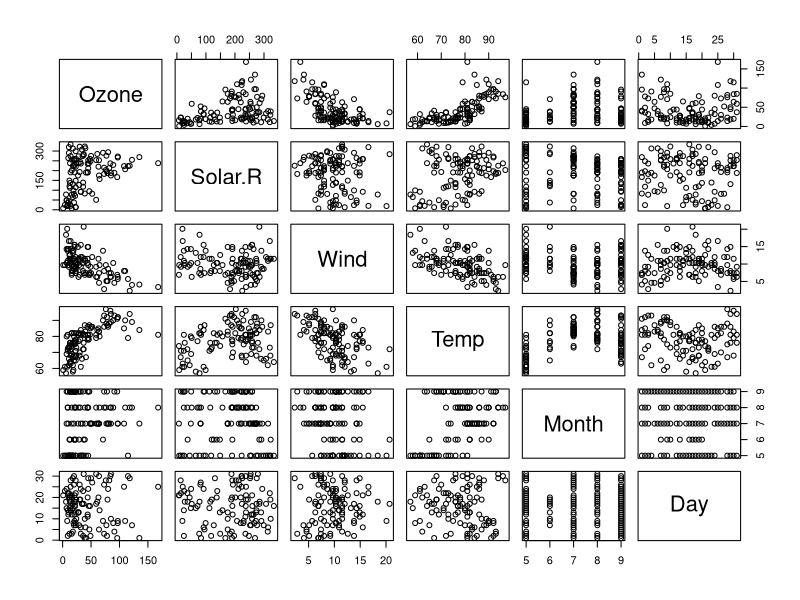
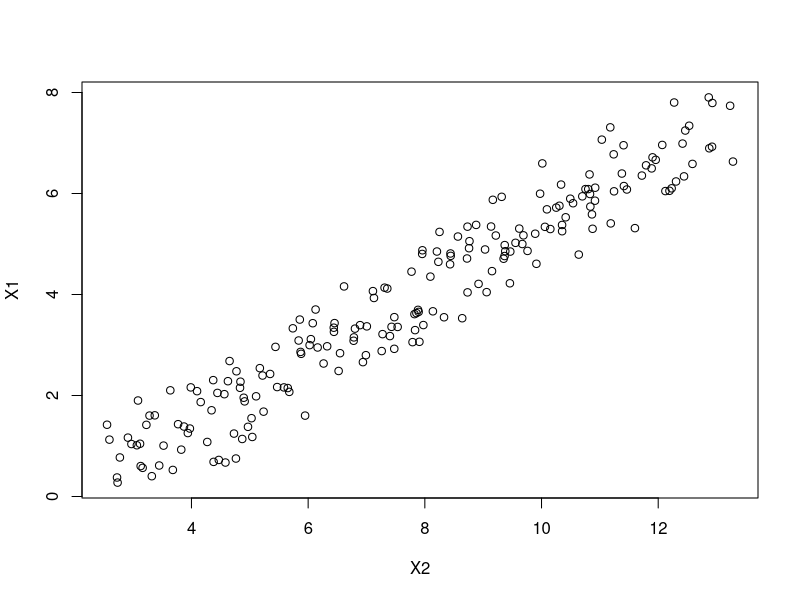
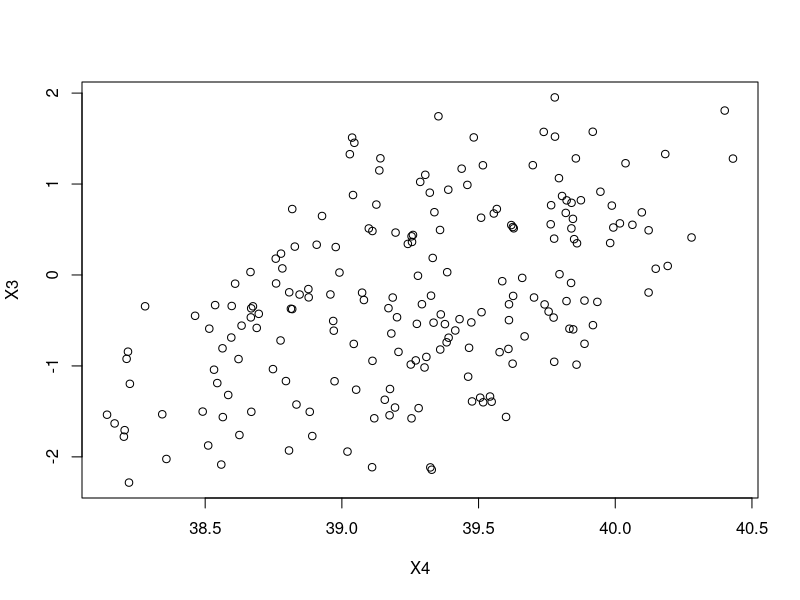
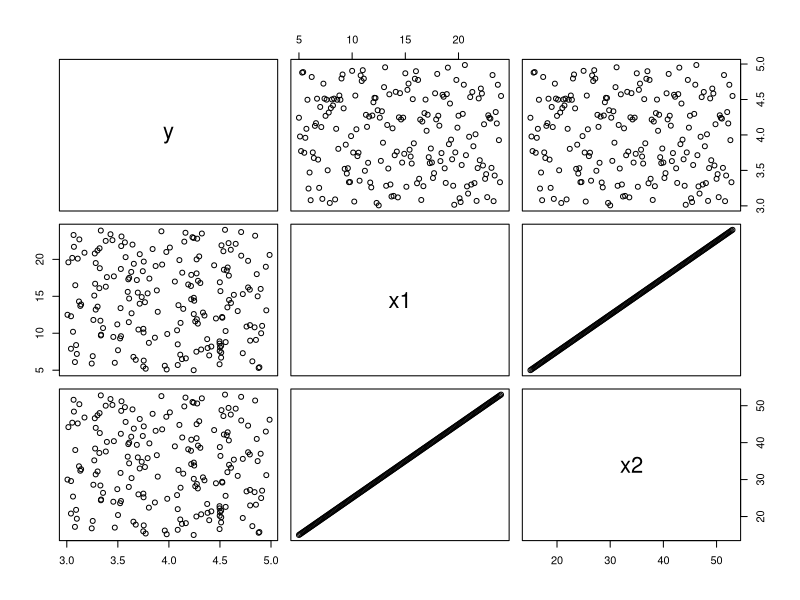
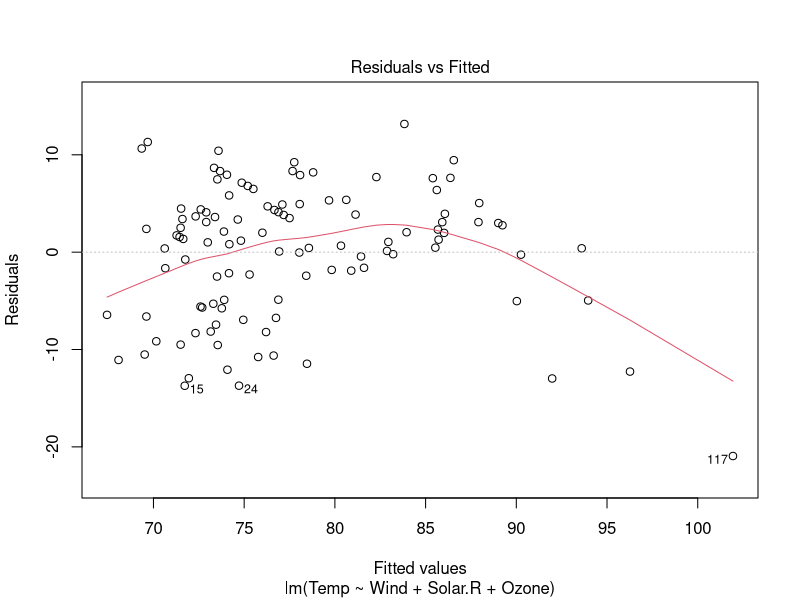
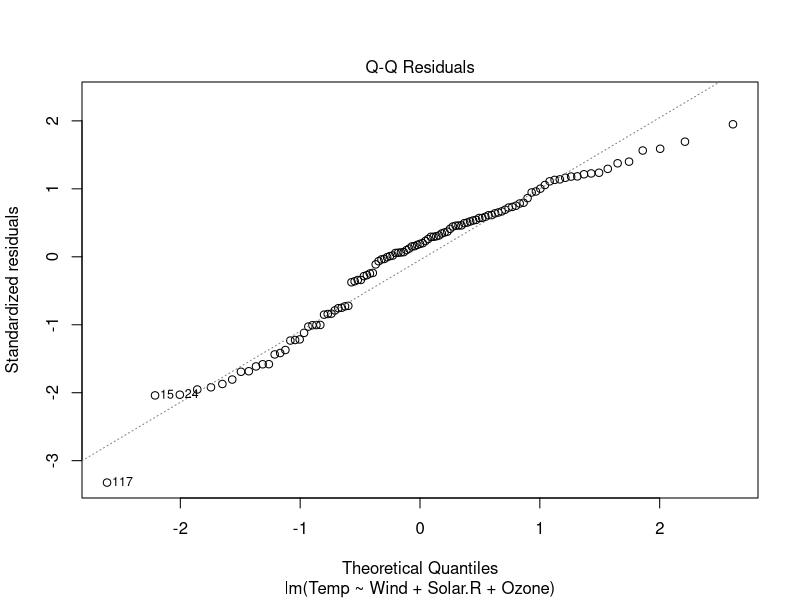
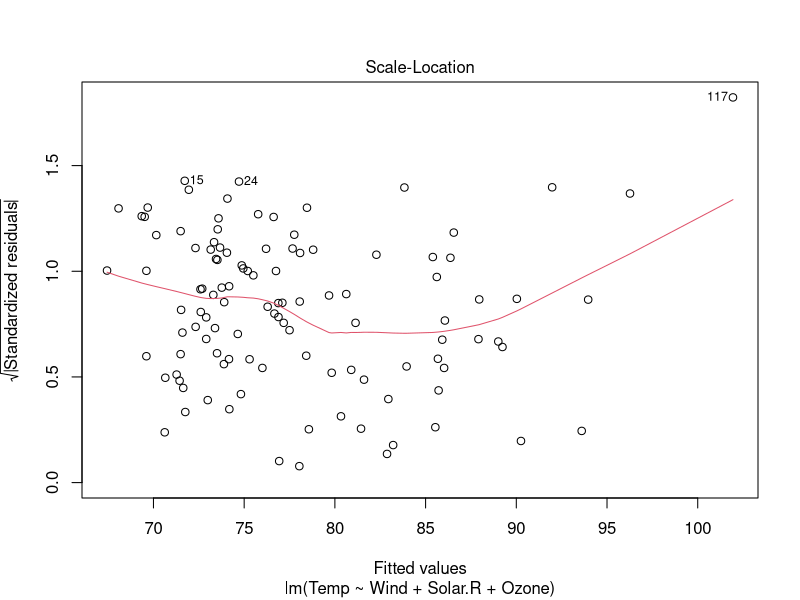
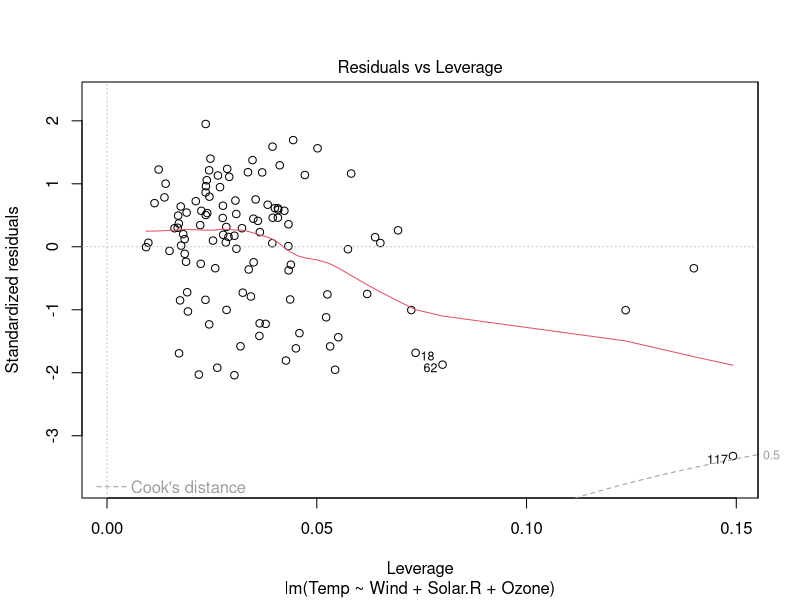

Source code (R) for these figures, in order:
data("airquality")
head(airquality, 15)
library(dplyr)
airquality = airquality %>%
  subset(is.na(Solar.R)==FALSE & is.na(Ozone)==FALSE)
pairs(airquality)
cor(airquality)
Y = seq(from=0, to=20, by=0.1)
X1 = (Y-2)/3 + runif(length(Y), min=0.5, max=2)
X2 = (Y+3)/2 + runif(length(Y), min=0.5, max=2)
df = as.data.frame(cbind(Y, X1, X2))
summary(lm(Y~X1, data=df))    
summary(lm(Y~X2, data=df))
summary(lm(Y~X1+X2, data=df))
plot(X1~X2)
cor(X1, X2)
#Exercise 1
Y2 = seq(from=0, to=20, by=0.1)
X3 = (Y2-20)/7 + runif(length(Y), min=0.5, max=2)
X4 = (Y2+750)/20 + runif(length(Y), min=0.5, max=2)
df = as.data.frame(cbind(Y2, X3, X4))
summary(lm(Y2~X3, data=df))    
summary(lm(Y2~X4, data=df))
summary(lm(Y2~X3+X4, data=df))
plot(X3~X4)
cor(X3, X4)
# cor- 0.457- I know my numbers are kind of crazy. I wanted a crazy change in the correlation
#so I just kept increasing numbers until I got what I wanted. 
# the lm output still looks vaguely normally distributed, I think, 1Q and 3Q are mostly the same
# max and min appear to be close too, so they float in the right place in regards to the mean
# p value is still very significant. I suppose with this model, the fact that they are less correlated elminates that bias you mentioned earlier
# With this model, although my numbers are ridiculous, shows that we can now determine which variable is actually contributing to whatever hypothesis we are testing here, if I understand this correctly
#part 2
y=seq(from=1, to=20, by=0.1)
y=runif(length(y), min=3, max=5)
x1=seq(from=5, to=24, by=0.1)
x2=x1*2+5
df = data.frame(y, x1, x2)
pairs(df)
cor(df)
vif.rad = 1/(1 - summary(lm(Solar.R~Wind+Ozone, dat=airquality))$r.squared)
vif.rad
#part 3
mod1 = lm(Temp~Wind, data=airquality)
summary(mod1)
mod2 = lm(Temp~Wind+Solar.R, data=airquality)
summary(mod2)
anova(mod1, mod2)
#Exercise 3
mod3= lm(Temp~Wind+Solar.R+Ozone, data = airquality)
summary(mod3)
plot(mod3)
#This model got worse somehow. The p values for Wind and Solar.R are no longer significant (0.1, 0.3 respectively)
#And while two coefficients seem reasonable, the Solar.R does not. 
#However the adjusted R squared indicates that it does explain more variance, because it's higher
# EDIT: You answered this question, the lack of significance is becacuse ozone has a stronger effect on the model compared to the other two
#so this model does explain the variance
#Part 4
AIC(mod1, k=2)
AIC(mod2, k=2)
AIC(mod3,k=2)
# So, smallest AIC is the best model, according to this, mod3 is the best model because it has the smallest AIC (747.57)
#This makes sense considering the results of the regression 
#Part 5
mod.r = lm(Temp~Solar.R, data=airquality)
mod.wr = lm(Wind~Solar.R, data=airquality)
summary(lm(residuals(mod.r)~residuals(mod.wr)))
summary(lm(residuals(mod.r)~Wind, data=airquality))
